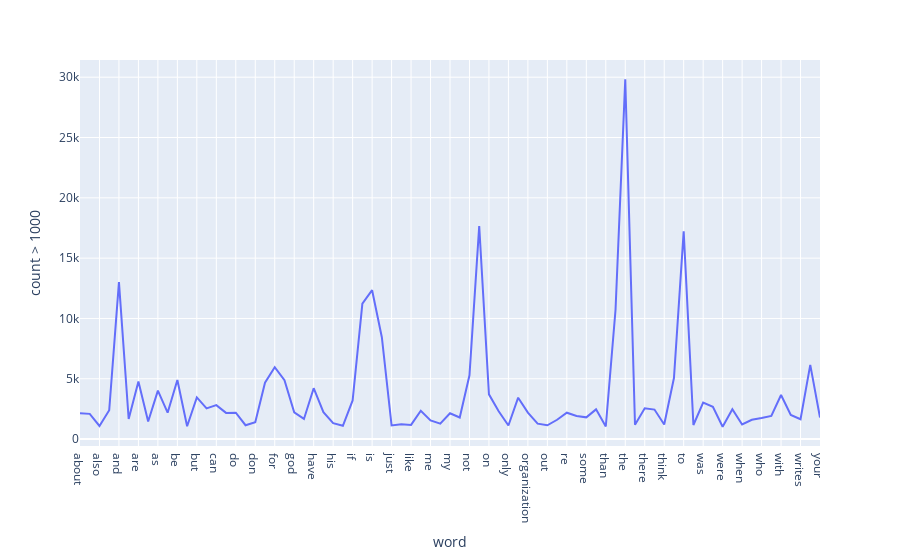

Notebook cell for this chart:
### Code cell
# Answer here

# select the count frequency that is greater than 1000
name = []
freq = []
for i in range(0,X_counts.shape[1]):
    if sum(X_counts[:,i].toarray()) > 1000:
        name.append(count_vect.get_feature_names()[i])
        freq.append(sum(X_counts[:,i].toarray()))
    
fig = px.line(x=name, y=[list(i)[0] for i in freq], labels={'x':'word', 'y':'count > 1000'})
fig.show()

### Figure 1 — Plotly figure (JSON) as saved in the notebook; plotly's stock layout.template omitted (floating-point values rounded to 4 significant figures)
{"data": [{"hovertemplate": "word=%{x}<br>count > 1000=%{y}<extra></extra>", "legendgroup": "", "line": {"color": "#636efa", "dash": "solid"}, "mode": "lines", "name": "", "orientation": "v", "showlegend": false, "type": "scatter", "x": ["about", "all", "also", "an", "and", "any", "are", "article", "as", "at", "be", "been", "but", "by", "can", "com", "do", "does", "don", "edu", "for", "from", "god", "has", "have", "he", "his", "how", "if", "in", "is", "it", "just", "know", "like", "lines", "me", "more", "my", "no", "not", "of", "on", "one", "only", "or", "organization", "other", "out", "people", "re", "so", "some", "subject", "than", "that", "the", "their", "there", "they", "think", "this", "to", "university", "was", "we", "were", "what", "when", "which", "who", "will", "with", "would", "writes", "you", "your"], "xaxis": "x", "y": [2148, 2093, 1090, 2393, 13017, 1669, 4769, 1453, 4015, 2191, 4898, 1068, 3453, 2548, 2818, 2172, 2193, 1151, 1400, 4675, 5962, 4877, 2216, 1671, 4218, 2232, 1318, 1100, 3208, 11226, 12343, 8447, 1130, 1230, 1177, 2353, 1543, 1286, 2143, 1791, 5285, 17660, 3709, 2312, 1127, 3432, 2192, 1278, 1142, 1604, 2186, 1912, 1802, 2464, 1045, 10723, 29825, 1184, 2556, 2448, 1213, 5063, 17222, 1170, 3020, 2674, 1028, 2472, 1215, 1599, 1742, 1925, 3655, 2000, 1645, 6157, 1793], "yaxis": "y"}], "layout": {"legend": {"tracegroupgap": 0}, "margin": {"t": 60}, "xaxis": {"anchor": "y", "domain": [0, 1], "title": {"text": "word"}}, "yaxis": {"anchor": "x", "domain": [0, 1], "title": {"text": "count > 1000"}}}}
